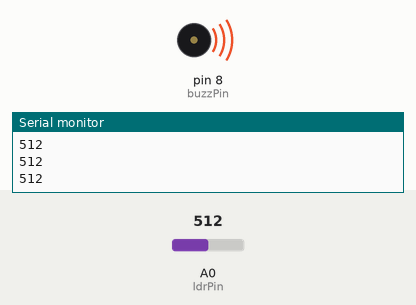
Recording of a sketch running on a simulated Arduino Uno, built with avr-gcc and run on an emulated ATmega328P. Parts: buzzer (waves = sounding, pin HIGH), the last lines printed to the serial monitor. The inputs (shaded band) are chosen by the test bench; at power-on: A0 (ldrPin) = 512.

Above: at 1.2 s.
1.3 s: A0 (ldrPin) set to 581
2.8 s: A0 (ldrPin) set to 611
At 3.4 s:
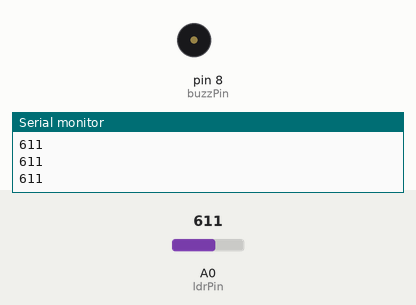
4.3 s: A0 (ldrPin) set to 590
At 4.8 s:
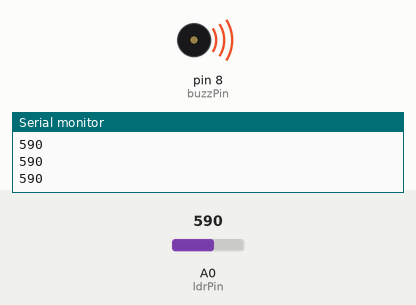
5.8 s: A0 (ldrPin) set to 610
At 6.3 s:
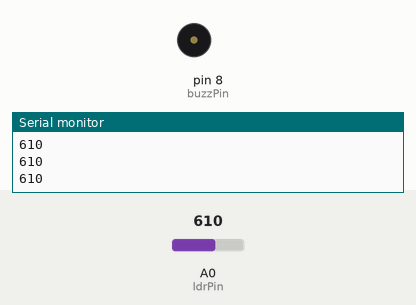
Timing chart, 0 to 8.3 s (numbered marks = the images above; inputs shaded):
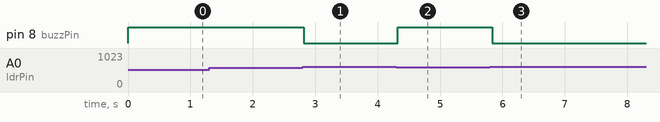

The sketch:

example_2.ino
```cpp
// Implements a laser tripwire: reads an LDR on A0 and activates a buzzer on pin 8 when the beam is interrupted (reading drops below a threshold).
//
// Buy this module: https://shillehtek.com/products/shillehtek-6mm-650nm-5mw-red-laser-diode-module
// Full manual: https://shillehtek.com/blogs/shillehtek-product-manuals/shillehtek-6mm-650nm-5mw-red-laser-diode-module-manual
// More examples: https://github.com/shillehbean/shillehtek-examples
//

// Laser tripwire: laser hits an LDR; if the beam is broken, the LDR
// reading drops and we trigger an alarm.
// Setup: laser pointed at LDR; LDR in voltage-divider with 10k pull-down on A0.

const int ldrPin = A0;
const int buzzPin = 8;
const int threshold = 600;   // calibrate to your setup

void setup() {
  Serial.begin(9600);
  pinMode(buzzPin, OUTPUT);
}

void loop() {
  int v = analogRead(ldrPin);
  Serial.println(v);
  if (v < threshold) {
    digitalWrite(buzzPin, HIGH);   // alarm
  } else {
    digitalWrite(buzzPin, LOW);
  }
  delay(50);
}
```

Measured:
- the behaviour switches between 599 and 600 on A0 (ldrPin) (found by bisection; images 0 and 1)
- after the input at 2.8 s, pin 8 (buzzPin): HIGH → LOW at once
- after the input at 4.3 s, pin 8 (buzzPin): LOW → HIGH at once
- after the input at 5.8 s, pin 8 (buzzPin): HIGH → LOW at once
